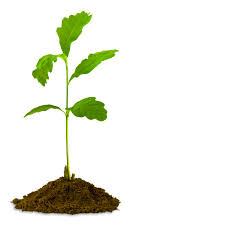
#> input picture Sample_pic/test_image.png, 225 x 225 px, found by its file name
$ python leafcount.py
#> lines starting #> are read from the running program, lines starting #| are printed output that depends on the picture; after the words box and inside, x2 and y2 are one past the last pixel; in counts of white or black regions, pixels touching at a corner belong together
    #import libraries for image detection

import cv2
import numpy as np
import matplotlib.pyplot as plt
import cvlib as cv
from cvlib.object_detection import draw_bbox
from numpy.lib.polynomial import poly

    #loading and viewing the image

img = cv2.imread('C://Users//derkm//Develop3//psqa//psqa2//Sample_pic//test_image.png')
#> img is the input picture: shape (225, 225, 3); mean B, G, R 227.3, 237.8, 235.9

def leaf_counter(img):
    """Find number of leaves in image using classical object counting method using Python OpenCV as seen in https://www.geeksforgeeks.org/count-number-of-object-using-python-opencv/

    Note:
        The python virtual evironment to be used is myenv.

    Examples:
        >>>leaf_counter(img)
        output: opens multiple windows

    Args:
        image (img): image=cv2.imread("//psqa//psqa2//Sample_pic//P6.png")


    Returns:
        images will only be opened when running python script and images will not be saved, command prompt will show number of leaves and hierarchy found

        """
    gray = cv2.cvtColor(img, cv2.COLOR_BGR2GRAY)
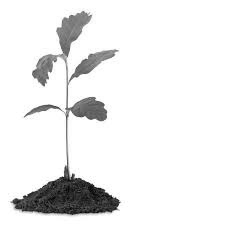
#> gray: shape (225, 225); min 2, max 255, mean 236

        #bluring the image

    plt.imshow(gray, cmap = 'gray');
    blur = cv2.GaussianBlur(gray, (11, 11), 0)
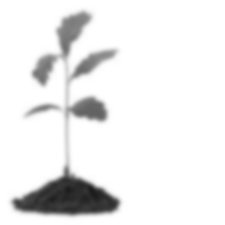
#> blur: shape (225, 225); min 28, max 255, mean 236
    plt.imshow(blur, cmap = 'gray')

        #canny the image

    canny = cv2.Canny(blur, 30, 150, 3)
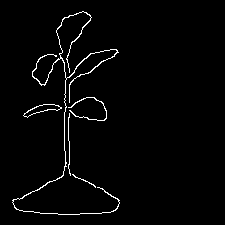
#> canny: shape (225, 225); 2.2% white in thin lines or dots, all inside (x1, y1, x2, y2) = (12, 11, 120, 215)
    plt.imshow(canny, cmap='gray')

        #connect the edges

    dilated = cv2.dilate(canny, (1, 1), iterations=2)
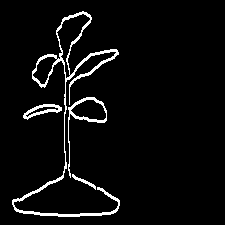
#> dilated: shape (225, 225); 4.5% white in thin lines or dots, all inside (x1, y1, x2, y2) = (12, 11, 120, 217)
    plt.imshow(dilated, cmap = 'gray')

        #add contour to image

    (cnt, heirarchy) = cv2.findContours(dilated.copy(), cv2.RETR_EXTERNAL, cv2.CHAIN_APPROX_NONE)
#> cnt = 4 contours; box (x1, y1, x2, y2) and area: (12, 11, 120, 217) 2144, (68, 97, 107, 178) 711, (23, 104, 62, 120) 268, (72, 174, 96, 190) 56
    rgb = cv2.cvtColor(img, cv2.COLOR_BGR2RGB)
    cv2.drawContours(rgb, cnt, -1, (0,255,0), 2)
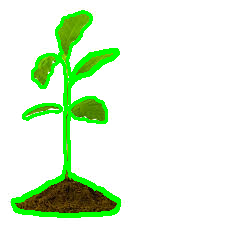
#> rgb: shape (225, 225, 3); mean R, G, B 220.6, 242.1, 214.5
    plt.imshow(rgb)

    leaf_detected=len(cnt)
#> leaf_detected = 4

        #count objects in the image


    #plt.imshow(cnt, cmap = 'cnt')
    print('Number of Leaves: ', leaf_detected)
#| Number of Leaves:  4
    print('Number of Hierarchy: ', heirarchy)
#| Number of Hierarchy:  [[[ 1 -1 -1 -1]
#|   [ 2  0 -1 -1]
#|   [ 3  1 -1 -1]
#|   [-1  2 -1 -1]]]
    plt.show()

leaf_counter(img=img)
#print('Number of Leaves: ', len(cnt))

#resize, set threshold (set leaf size)
